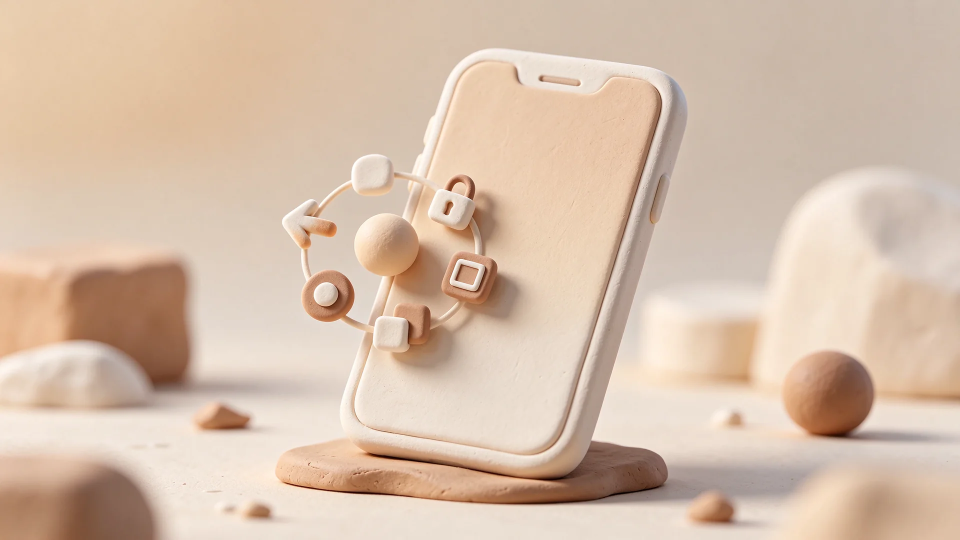
#> input picture assets/images/covers/alternatives-to-assistive-touch.webp, 1920 x 1080 px (shown at 1/2 size); its folder holds only this picture in this run
$ python generate_thumbs.py
#> lines starting #> are read from the running program, lines starting #| are printed output that depends on the picture
#!/usr/bin/env python3
"""为 assets/images/covers/*.webp 生成响应式缩略图，供文章列表卡片使用。

- <slug>-640.webp   640x360   桌面卡片（160px 显示，覆盖 2x DPR）
- <slug>-1280.webp  1280x720  移动端全宽卡片（高分屏）

由 build.sh 在每次构建前调用（本地与 CI 均如此）。
缩略图是构建产物，不提交到 git（见 .gitignore）；仓库只存 1920x1080 原图，
因此换 cover 时只需提交原图，构建会自动生成对应的 -640/-1280 缩略图，不会遗漏。

也可本地单独运行：python3 tools/generate_thumbs.py
已存在且不比源图旧的缩略图会跳过（增量）；Pillow 缺失时会优雅降级。
"""
import os

try:
    from PIL import Image
except ImportError:
    Image = None

ROOT = os.path.dirname(os.path.dirname(os.path.abspath(__file__)))
COVERS = os.path.join(ROOT, "assets", "images", "covers")
SIZES = ((640, 360), (1280, 720))


def _all_up_to_date():
    """Pillow 不可用时的降级判断：所有缩略图已存在且不旧于源图则无需生成。"""
    for name in sorted(os.listdir(COVERS)):
        if not name.endswith(".webp"):
            continue
        if any(name.endswith("-%d.webp" % w) for w, _ in SIZES):
            continue
        src_mtime = os.path.getmtime(os.path.join(COVERS, name))
        base = name[:-5]
        for w, _ in SIZES:
            dst = os.path.join(COVERS, "%s-%d.webp" % (base, w))
            if not (os.path.exists(dst) and os.path.getmtime(dst) >= src_mtime):
                return False
    return True


def main():
    if Image is None:
        if _all_up_to_date():
            print("cover thumbs: Pillow unavailable, all thumbs up-to-date, skip")
            return
        raise SystemExit(
            "cover thumbs: Pillow (PIL) required to generate missing thumbnails. "
            "Install with: python3 -m pip install Pillow"
        )
    created = skipped = 0
    for name in sorted(os.listdir(COVERS)):
        if not name.endswith(".webp"):
            continue
        if any(name.endswith("-%d.webp" % w) for w, _ in SIZES):
            continue
        src = os.path.join(COVERS, name)
        base = name[:-5]
        src_mtime = os.path.getmtime(src)
        with Image.open(src) as im:
#> im is the input picture: PIL image 1920x1080 RGB; mean R, G, B 214.9, 191, 171.1
            im = im.convert("RGB")
            for w, h in SIZES:
                dst = os.path.join(COVERS, "%s-%d.webp" % (base, w))
                if os.path.exists(dst) and os.path.getmtime(dst) >= src_mtime:
                    skipped += 1
                    continue
                im.resize((w, h), Image.LANCZOS).save(dst, "WEBP", quality=82, method=6)
                created += 1
#> this loop made 2 passes
#> pass 1, in main, `im.resize((w, h), Image.LANCZOS).save(dst, "WEBP", quality=82, method=6)`:
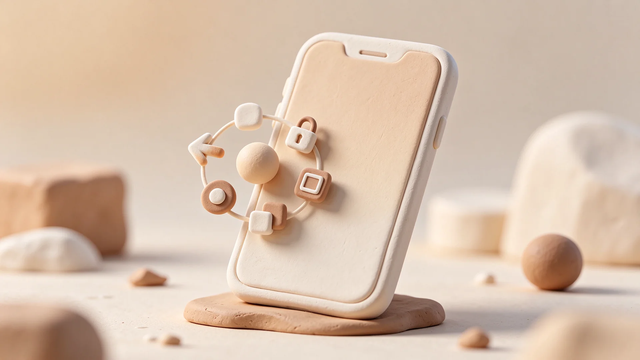
#> saved as alternatives-to-assistive-touch-640.webp: PIL image 640x360 RGB; mean R, G, B 214.9, 191, 171.1
#> after the loop, created = 2; skipped = 0
    print("cover thumbs: created=%d up-to-date=%d" % (created, skipped))
#| cover thumbs: created=2 up-to-date=0


if __name__ == "__main__":
    main()

$ run again, on assets/images/covers/alternatives-to-cpu-z.webp
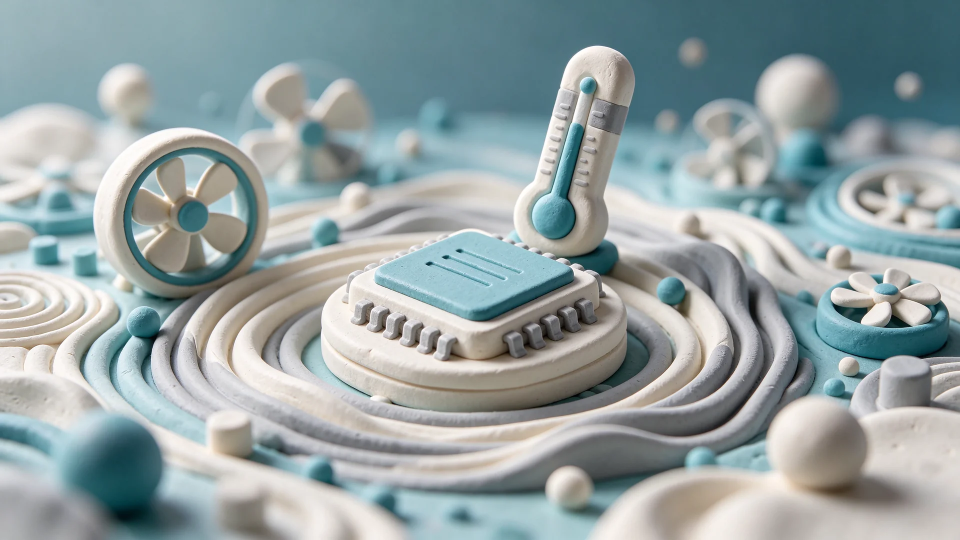
#> input picture assets/images/covers/alternatives-to-cpu-z.webp, 1920 x 1080 px (shown at 1/2 size)
#> in main, im is the input picture: PIL image 1920x1080 RGB; mean R, G, B 149.4, 162.6, 163.7
#> the loop in main, `for w, h in SIZES:` made 2 passes
#> pass 1, in main, `im.resize((w, h), Image.LANCZOS).save(dst, "WEBP", quality=82, method=6)`:
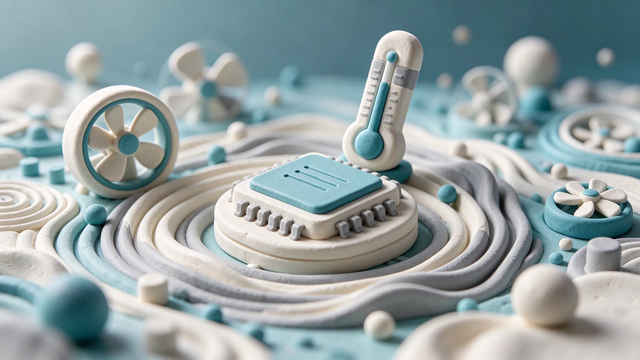
#> saved as alternatives-to-cpu-z-640.webp: PIL image 640x360 RGB; mean R, G, B 149.4, 162.6, 163.7
#> after the loop in main, `for w, h in SIZES:`: created = 2; skipped = 0
#| cover thumbs: created=2 up-to-date=0
